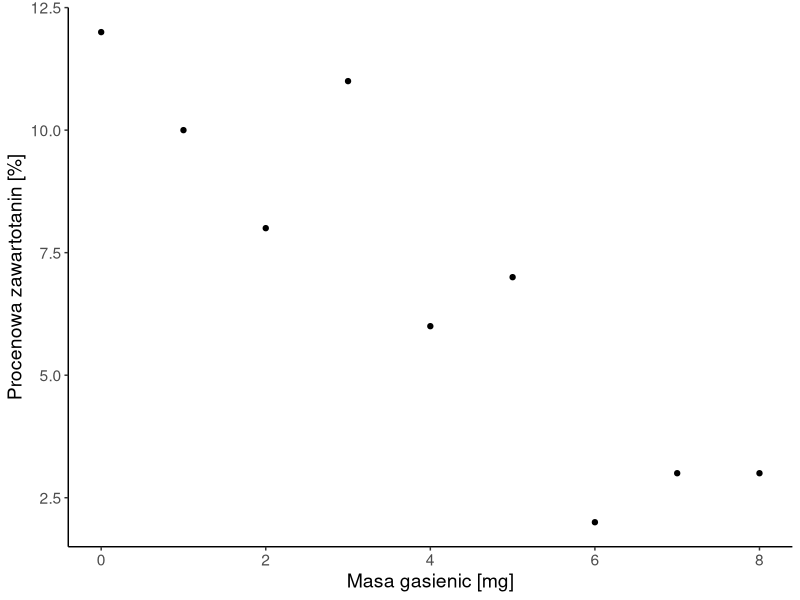
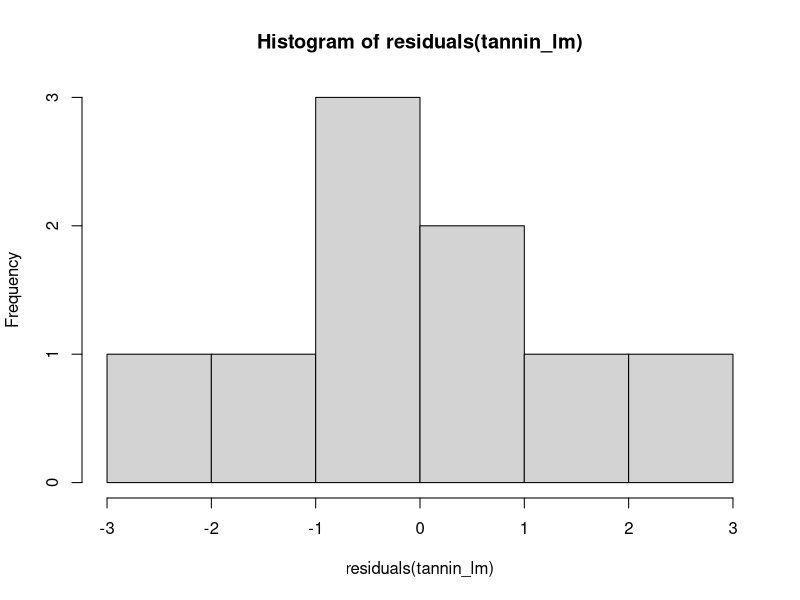
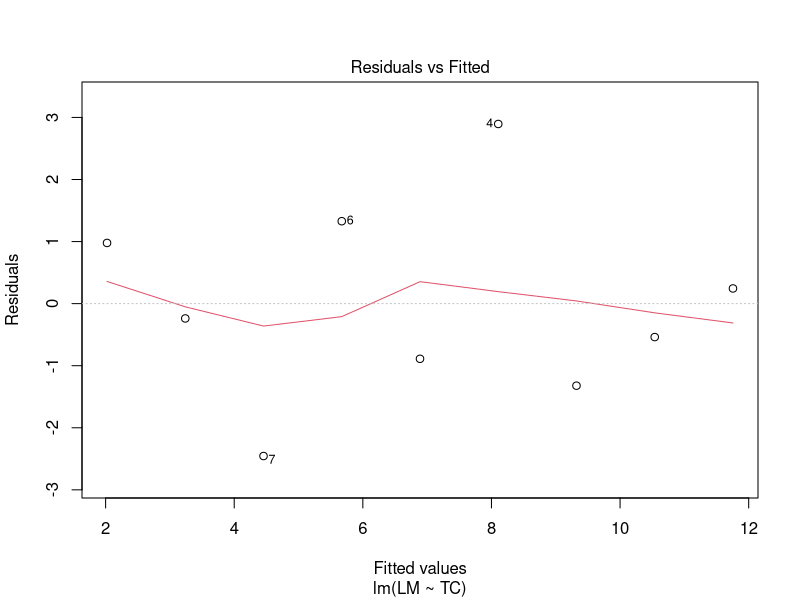
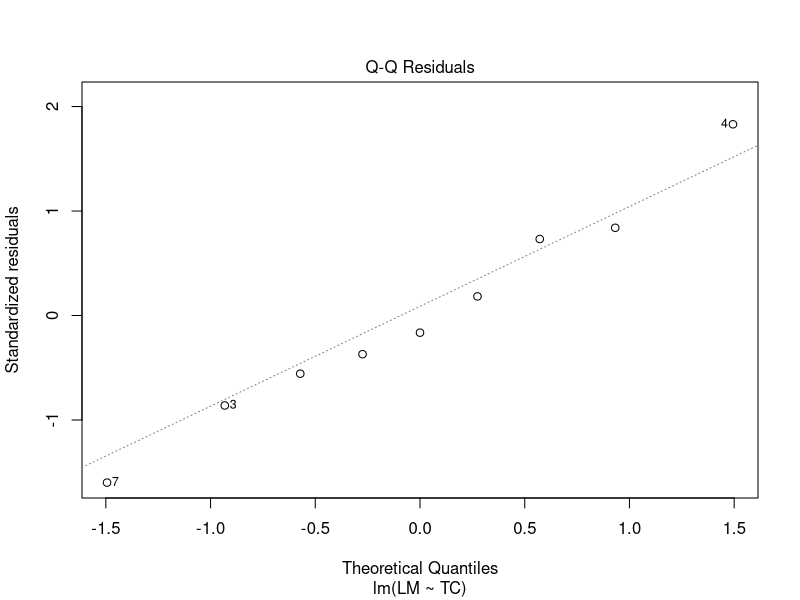
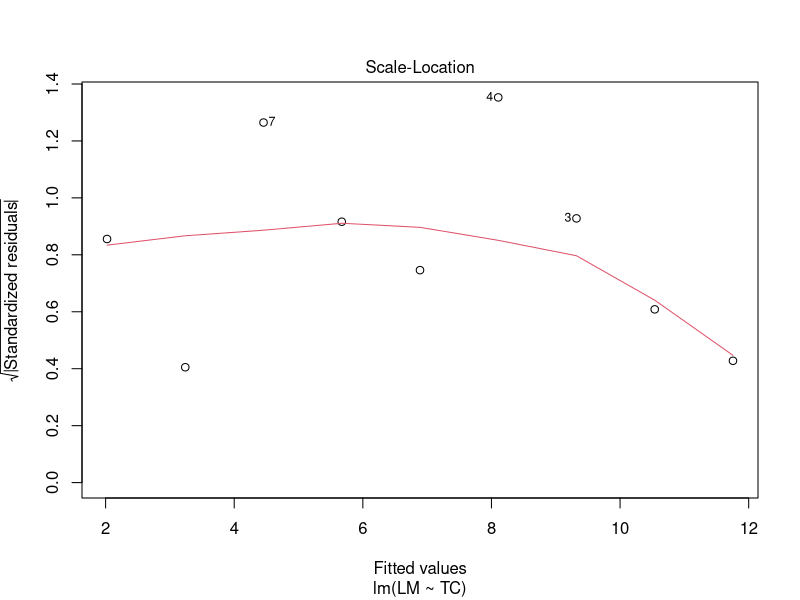
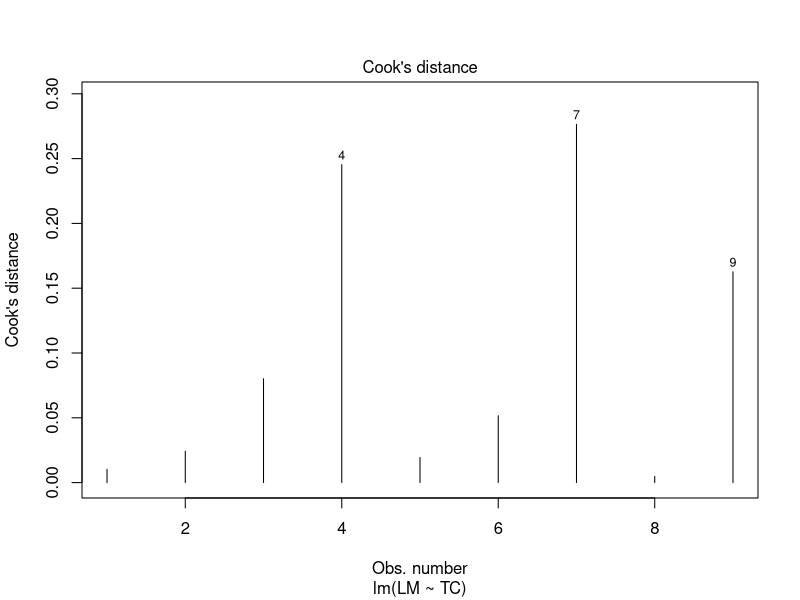
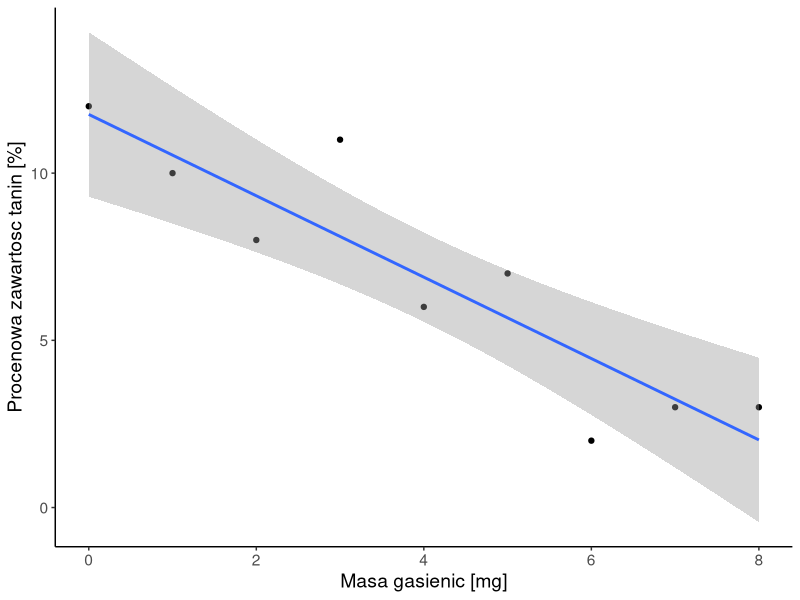
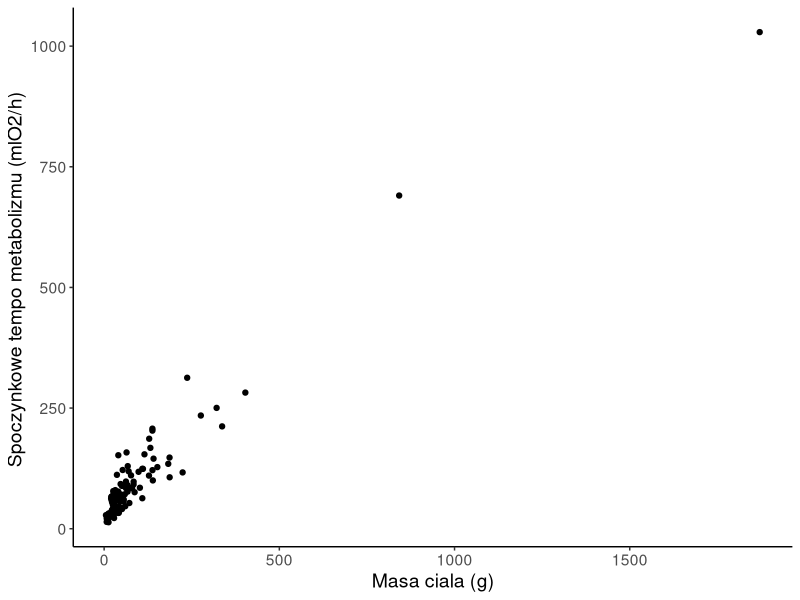

These charts were generated, in order, by the following R code:
library("tidyverse")
library("ggplot2")
library("scatterplot3d")

#Zad1
tannin <- read.delim("Tannins.txt", header = TRUE)
summary(tannin)
#2.1
ggplot(data = tannin, mapping = aes(x = TC,
                                    y = LM)) +
  geom_point() + theme_classic() + 
  theme(text = element_text(size = 14)) +
  labs(x = "Masa gasienic [mg]", y = "Procenowa zawartotanin [%]")

#2.2
#funkcja lm() tworzy model regresji (Y~X)

tannin_lm <- lm(formula = LM~TC, data = tannin)
tannin_lm

#Wartosci wspoczynnika regrasji a i b 
#-1.217 - a
#-1.217  - b (nachylenie)

#Dla wartosci resztowych mozliwe jest wykonanie testu poniewaz ich rozklad jest normalny 
shapiro.test(tannin_lm$residuals)

hist(residuals(tannin_lm))

plot(tannin_lm, 1)
#Punkty sa symetrycznie rozmieszczone. Rozrzut wartosci (wariancja) jest rownomierny 

plot(tannin_lm, 2)
#Punkty sa rozrzucone prawie idealnie dla normalnego rozkladu 

plot(tannin_lm, 3)

plot(tannin_lm, 4)
#Ocena jak bardzo konkretne wartosci wplywaja na wynik ostateczny 

summary(tannin_lm)

#2.5
ggplot(data = tannin, mapping = aes(x = TC,
                                    y = LM)) +
  geom_point() + theme_classic() + stat_smooth(method = lm, se=TRUE) + 
  theme(text = element_text(size = 14)) +
  labs(x = "Masa gasienic [mg]", y = "Procenowa zawartosc tanin [%]")



#Zad2-----------------------------------------------------------------------------------
RMR_Rodents <- read.delim(file = "RMR_Rodents.txt", header = TRUE)
summary(RMR_Rodents)

ggplot(data = RMR_Rodents, mapping = aes(x = M,
                                      y = RMR)) +
  geom_point() + theme_classic() + 
  theme(text = element_text(size = 14)) +
  labs(x = "Masa ciala (g)", y = "Spoczynkowe tempo metabolizmu (mlO2/h) ")



RMR_Rodents_log <- RMR_Rodents
RMR_Rodents_log$RMR <- log(RMR_Rodents_log$RMR, 10)
RMR_Rodents_log$M <- log(RMR_Rodents_log$M, 10)
summary(RMR_Rodents_log)

ggplot(data = RMR_Rodents_log, mapping = aes(x = M,
                                         y = RMR)) +
  geom_point() + theme_classic() + 
  theme(text = element_text(size = 14)) +
  labs(x = "Masa ciala (g)", y = "Spoczynkowe tempo metabolizmu (mlO2/h)")

#2.2
RMR_Rodents_log_lm <- lm(formula = RMR~M, data = RMR_Rodents_log)
RMR_Rodents_log_lm

#2.3
plot(RMR_Rodents_log_lm, 1)
plot(RMR_Rodents_log_lm, 2)
plot(RMR_Rodents_log_lm, 3)
plot(RMR_Rodents_log_lm, 4)

#2.4
summary(RMR_Rodents_log_lm)

#2.5
RMR_of2na3 <- lm(formula = RMR~M+offset((2/3)*M), data = RMR_Rodents_log)
summary(RMR_of2na3)

confint(RMR_of2na3)

RMR_of3na4 <- lm(formula = RMR~M+offset((3/4)*M), data = RMR_Rodents_log)
summary(RMR_of3na4)

confint(RMR_of3na4)

#2.6

ggplot(data = RMR_Rodents_log_lm, mapping = aes(x = M,
                                    y = RMR)) +
  geom_point() + theme_classic() + stat_smooth(method = lm, se=TRUE) + 
  theme(text = element_text(size = 14)) +
  labs(x = "Masa cia�a [mg]", y = "Spoczynkowe tempo metabolizmu [mlO2/h]")

#zad 3---------------------------------------------------------------------


Monkeys <- read.delim(file = "Monkeys.txt", header = TRUE)
summary(Monkeys)



ggplot(data = Monkeys, mapping = aes(x = DomRank,
                                    y = Eggs)) +
  geom_point() + theme_classic() + 
  theme(text = element_text(size = 14)) +
  labs(x = "Pozycja w rankingu dominacji", y = "Liczba jaj nicienia na 1g odchod�w danego osobnika")

MonkeysLog <- Monkeys
MonkeysLog$Eggs <- log(MonkeysLog$Eggs, 10)
MonkeysLog$DomRank <- log(MonkeysLog$DomRank,10)
summary(MonkeysLog)


ggplot(data = MonkeysLog, mapping = aes(x = DomRank,
                                     y = Eggs)) +
  geom_point() + theme_classic() + 
  theme(text = element_text(size = 14)) +
  labs(x = "Pozycja w rankingu dominacji", y = "Liczba jaj nicienia na 1g odchod�w danego osobnika")


#2.3

Monkeys_output <- cor.test(MonkeysLog$Eggs, MonkeysLog$DomRank, method = "spearman")


#2.5
ggplot(data = MonkeysLog, mapping = aes(x = DomRank,
                                       y = Eggs)) +
  geom_point() + theme_classic() + stat_smooth(method = lm, se=TRUE) + 
  theme(text = element_text(size = 14)) +
  labs(x = "Pozycja w rankingu dominacji", y = " Liczba jaj nicienia na 1g odchod�w danego osobnika")

#Zad4 -----------------------------------------------------------------------

Deer <- read.delim(file = "Deer.txt", header = TRUE)
summary(Deer)

ggplot(data = Deer, mapping = aes(x = BM,
                                    y = AM)) +
  geom_point() + theme_classic() + 
  theme(text = element_text(size = 14)) +
  labs(x = "Masa ciala [kg]", y = "Masa poroza [kg]")

ggplot(data = Deer, mapping = aes(x = Age,
                                  y = BM)) +
  geom_point() + theme_classic() + 
  theme(text = element_text(size = 14)) +
  labs(x = "Masa ciala [kg]", y = "Masa poroza [kg]")

scatterplot3d(x = Deer$BM, y = Deer$Age, z = Deer$AM, , xlab = "Masa ciala [kg]", ylab = "", zlab = "Masa poroza [kg]", pch=16)
dims <- par("usr")
x <- dims[1]+ 0.9*diff(dims[1:2])
y <- dims[3]+ 0.08*diff(dims[3:4])
text(x,y,expression("Wiek [lata]"),srt=35)


#2

Deer_AM_BM <- lm(formula = AM~BM, data = Deer)
Deer_AM_BM

Deer_AM_Age <- lm(formula = AM~Age, data = Deer)
Deer_AM_Age

Deer_AM_Age_BM <- lm(formula = AM~BM+Age, data=Deer)
Deer_AM_Age_BM

#3
plot(Deer_AM_Age_BM, 1)
plot(Deer_AM_Age_BM, 2)
plot(Deer_AM_Age_BM, 3)
plot(Deer_AM_Age_BM, 4)

#4
summary(Deer_AM_BM)
summary(Deer_AM_Age)
summary(Deer_AM_Age_BM)

confint(Deer_AM_Age_BM)
#5
scatterplot3d(x = Deer$BM, y = Deer$Age, z = Deer$AM, , xlab = "Masa ciala [kg]", ylab="", zlab = "Masa poroza [kg]", pch=16)$plane3d(Deer_AM_Age_BM, draw_polygon=TRUE, draw_lines = FALSE)
dims <- par("usr")
x <- dims[1]+ 0.9*diff(dims[1:2])
y <- dims[3]+ 0.08*diff(dims[3:4])
text(x,y,expression("Wiek [lata]"),srt=35)
